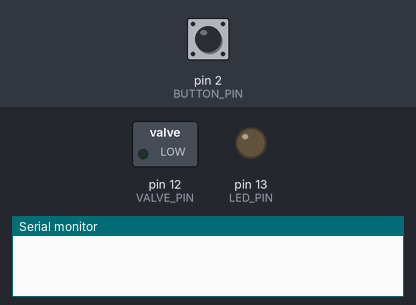
A sketch run on a simulated Arduino Uno, built with avr-gcc and run on an emulated ATmega328P. On the bench: switched loads named in the sketch (green lamp = pin HIGH), output pins drawn as LEDs (lit = HIGH), the last lines printed to the serial monitor. Inputs (shaded band) come from the test bench; at power-on: pin 2 (BUTTON_PIN) LOW.

Above: at 1.2 s.
1.3 s: pin 2 (BUTTON_PIN) pulled HIGH for 0.15 s
At 1.7 s:
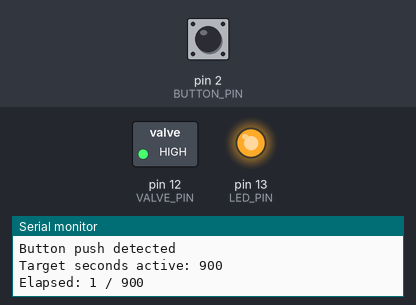
Timing chart, 0 to 4.3 s (numbered marks = the images above; inputs shaded):
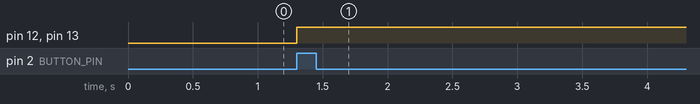

Measured:
- after the input at 1.3 s, pin 12 (VALVE_PIN), pin 13 (LED_PIN): LOW → HIGH at once

The sketch:

sprinklesense_button_only.ino
```cpp
const int BUTTON_PIN = 2;
const int VALVE_PIN  = 12;
const int LED_PIN    = 13; //mirror valve output on LED
const unsigned long MINS_ACTIVE = 15;  //Number of minutes to remain active after button press
const unsigned long SECS_ACTIVE = MINS_ACTIVE * 60;

int button_state = 0;
int prev_button_state = 0;

//Used for millis commands
unsigned long start_time = 0;
unsigned long dbg_cur_millis = 0;
unsigned long dbg_prev_millis = 0;
unsigned long dbg_secs_elapsed = 0;

void setup() {
  pinMode(VALVE_PIN, OUTPUT);
  pinMode(LED_PIN, OUTPUT);
  pinMode(BUTTON_PIN, INPUT);
  // debug interface
  Serial.begin(9600);
}

void loop() {
  // read the state of the pushbutton value:
  button_state = digitalRead(BUTTON_PIN);
  // check if the pushbutton is pressed
  if ((button_state == HIGH) && (prev_button_state == LOW)) {
    Serial.print("Button push detected\n");
    Serial.print("Target seconds active: ");
    Serial.print(SECS_ACTIVE);
    Serial.print("\n");
    digitalWrite(VALVE_PIN, HIGH);
    digitalWrite(LED_PIN, HIGH);
    start_time = millis();
    while (millis() < start_time + (SECS_ACTIVE*1000)) {
      //Pure delay, this space used for debug
      dbg_cur_millis = millis();
      if (dbg_cur_millis - dbg_prev_millis >= 1000) {
        dbg_secs_elapsed++;
        Serial.print("Elapsed: ");
        Serial.print(dbg_secs_elapsed);
        Serial.print(" / ");
        Serial.print(SECS_ACTIVE);
        Serial.print("\n");
        dbg_prev_millis = dbg_cur_millis;
      }
    }
    digitalWrite(VALVE_PIN,LOW);
    digitalWrite(LED_PIN,LOW);
  }

  prev_button_state = button_state;
}
```
